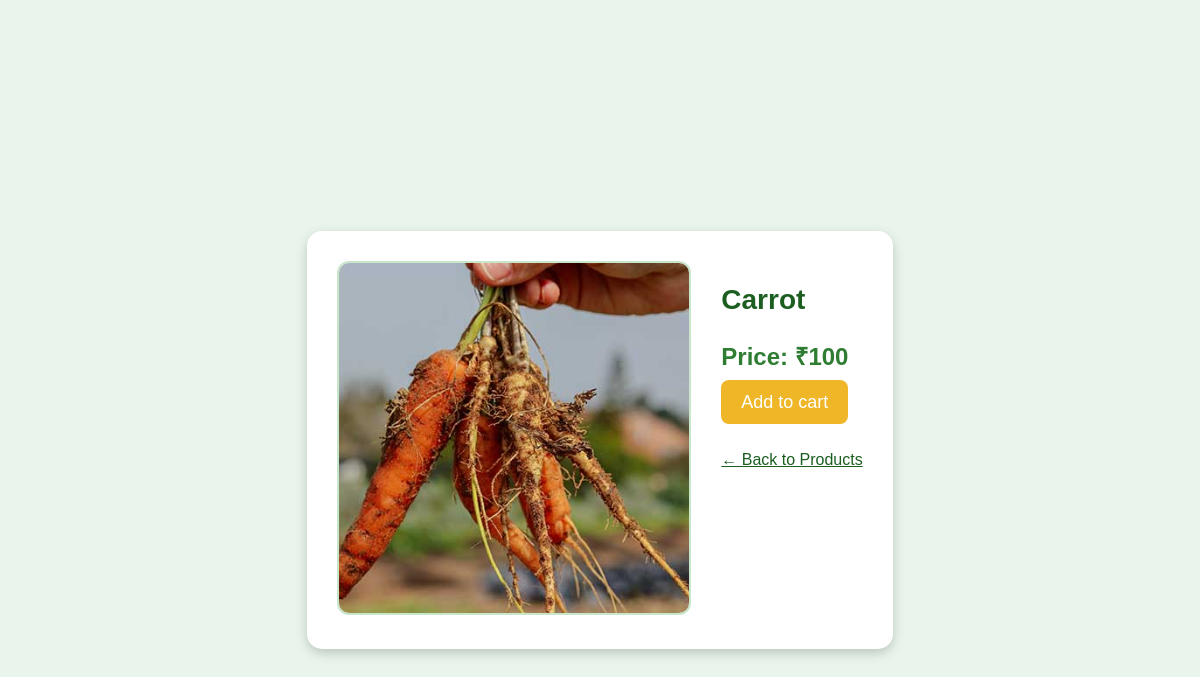
Screenshot of /product_details/14/ with the database file from the repository.
### app/models.py (models this page shows, shortened)
class Product(models.Model):
    farmer_id=models.ForeignKey(Customuser,on_delete=models.CASCADE)
    product_name=models.CharField(max_length=100)
    product_category=models.CharField(max_length=100)
    product_image=models.ImageField()
    quantity=models.IntegerField()
    price=models.IntegerField()

### app/views.py (the view)
# urls.py: path('product_details/<int:pk>/',views.product_detail,name='product_details'),
def product_detail(request, pk):
    product = Product.objects.get(id=pk)
    return render(request, "view_product_detail.html", {"product": product})

### templates/view_product_detail.html (shortened to what this page needs)
<!DOCTYPE html>
{% load static %}
<html lang="en">
<head>
</head>
<body>
    <div class="overlay">
        <div class="container-box">
            <div class="left">
                <img src="{{ product.product_image.url }}" alt="Product Image">
            </div>
            <div class="right">
                <h2>{{ product.product_name }}</h2>
                <div class="price">Price: ₹{{ product.price }}</div>
                <a href="{% url 'cart' product.id %}" class="btn-yellow">Add to cart</a>
                <br><br>
                <a href="{% url 'user' %}" class="back-btn">← Back to Products</a>
            </div>
        </div>
    </div>
</body>
</html>

### rows the page displays
Product: product_image (picture), product_name "Carrot", price "100"
